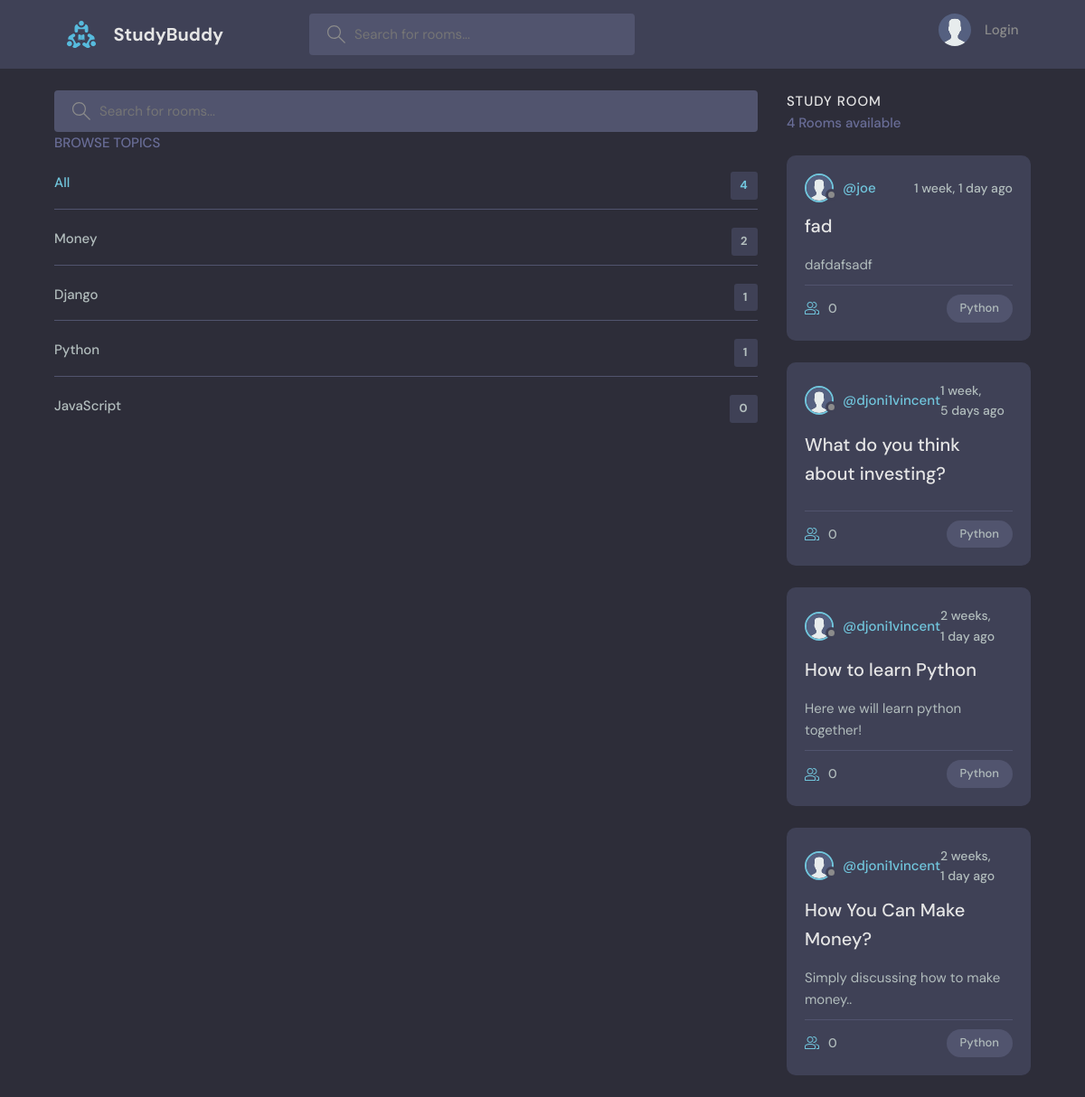
The page /topics/ on the database as committed earlier.
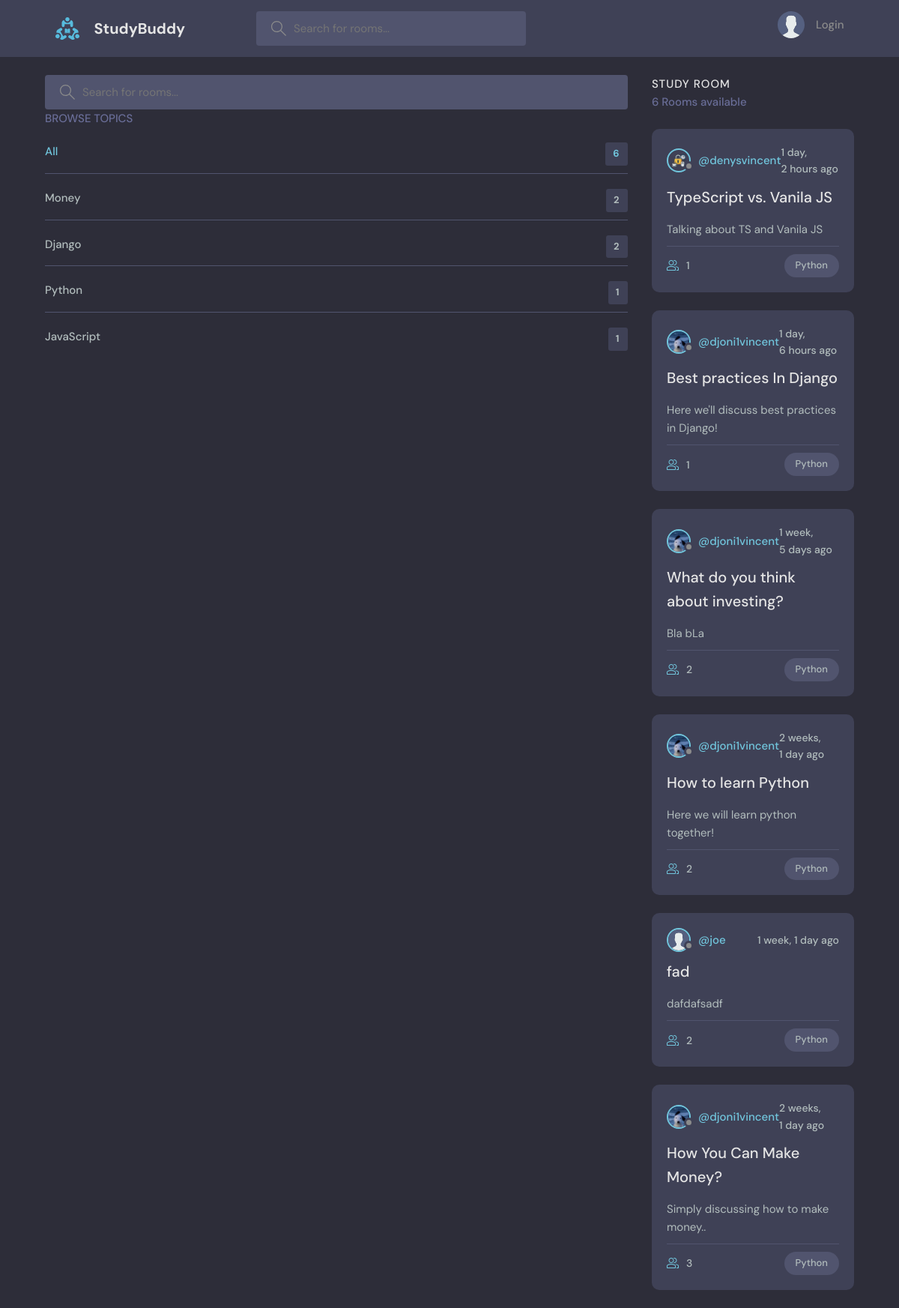
The same page on the database as committed later.
### base/models.py (models this page shows, shortened)
class Topic(models.Model):
    name = models.CharField(max_length=200)

class Room(models.Model):
    host = models.ForeignKey(User, on_delete=models.SET_NULL, null=True)
    topic = models.ForeignKey(Topic, on_delete=models.SET_NULL, null=True)
    name = models.CharField(max_length=50)
    description = models.TextField(null=True, blank=True, max_length=50)
    participants = models.ManyToManyField(User, related_name="participants", blank=True)
    updated_at = models.DateTimeField(auto_now=True)
    created_at = models.DateTimeField(auto_now_add=True)
    class Meta:
        ordering = ["-updated_at", "-created_at"]

class Profile(models.Model):
    user = models.OneToOneField(User, on_delete=models.CASCADE)
    avatar = models.ImageField(upload_to="avatars/", blank=True, null=True)
    bio = models.TextField(blank=True, null=True)

### base/views.py (the view)
# urls.py: path("topics/", views.topicsPage, name="topics"),
def topicsPage(request):
    q = request.GET.get("q") if request.GET.get("q") is not None else ""
    rooms = Room.objects.filter(
        Q(topic__name__icontains=q) | Q(name__icontains=q) | Q(description__icontains=q)
    )
    topics = Topic.objects.annotate(room_count=Count("room"))
    room_count = rooms.count()
    room_messages = Message.objects.filter(Q(room__topic__name__icontains=q))
    context = {
        "rooms": rooms,
        "topics": topics,
        "room_count": room_count,
        "room_messages": room_messages,
    }
    return render(request, "base/topics_page.html", context)

### base/templates/base/topics_page.html (shortened to what this page needs)
{% extends "main.html" %}
{% load static %}
{% block content %}
<main class="topics-page layout layout--2">
    <div class="container">
        <div class="topics">
            <form action="{% url 'home' %}" method="get" class="header__search">
                <label>
                    <input type="text" name="q" placeholder="Search for rooms..." />
                </label>
            </form>
            <div class="topics__header">
                <h2>Browse Topics</h2>
            </div>
            <ul class="topics__list">
                <li>
                    <a href="{% url 'home' %}" class="active">All <span>{{ room_count }}</span></a>
                </li>
                {% for topic in topics %}
                    <li>
                        <a href="{% url 'home' %}?q={{ topic.name }}">{{ topic.name }}<span>{{ topic.room_count }}</span></a>
                    </li>
                {% endfor %}
            </ul>
        </div>
        <div class="roomList">
            {% include "base/feed_component.html" %}
        </div>
    </div>
</main>
{% endblock content %}

### base/templates/base/feed_component.html (shortened to what this page needs)
{% load static %}
<div class="roomList__header">
    <div>
        <h2>Study Room</h2>
        <p>{{ room_count }} Rooms available</p>
    </div>
</div>
{% for room in rooms %}
    <div class="roomListRoom">
        <div class="roomListRoom__header">
            <a href="{% url 'user-profile' room.host.username %}"
               class="roomListRoom__author">
                <div class="avatar avatar--small">
                    {% if room.host.profile.avatar %}
                        <img src="{{ room.host.profile.avatar.url }}"
                             alt="{{ room.host.username }} avatar"
                             width="40"
                             height="40" />
                    {% else %}
                        <img src="{% static 'images/avatar.svg' %}"
                             alt="Default avatar"
                             width="40"
                             height="40" />
                    {% endif %}
                </div>
                <span>@{{ room.host.username }}</span>
            </a>
            <div class="roomListRoom__actions">
                <span>{{ room.created_at|timesince }} ago</span>
            </div>
        </div>
        <div class="roomListRoom__content">
            <a href="{% url 'room' room.id %}">{{ room.name }}</a>
            <p>{{ room.description }}</p>
        </div>
        <div class="roomListRoom__meta">
            <a href="{% url 'room' room.id %}" class="roomListRoom__joined">
                {{ room.participants.count }}
            </a>
            <p class="roomListRoom__topic">Python</p>
        </div>
    </div>
{% endfor %}

Rows that differ between the two databases and show on the page:
computed for Topic "Django": room_count "1" → "2"
computed for Topic "JavaScript": room_count "0" → "1"
added Room: host.profile.avatar (picture), host.username "denysvincent", created_at "1 day, 2 hours", name "TypeScript vs. Vanila JS", description "Talking about TS and Vanila JS", participants.count "1"
added Room: host.profile.avatar (picture), host.username "djoni1vincent", created_at "1 day, 6 hours", name "Best practices In Django", description "Here we'll discuss best practices in Django!", participants.count "1"
changed Room "What do you think about investing?": description (not shown) → "Bla bLa"; participants.count "0" → "2"
changed Room "How to learn Python": participants.count "0" → "2"
changed Room "fad": participants.count "0" → "2"; moves down the list
changed Room "How You Can Make Money?": participants.count "0" → "3"
Other text that changed with them:
{{ room_count }}: "4" → "6"
